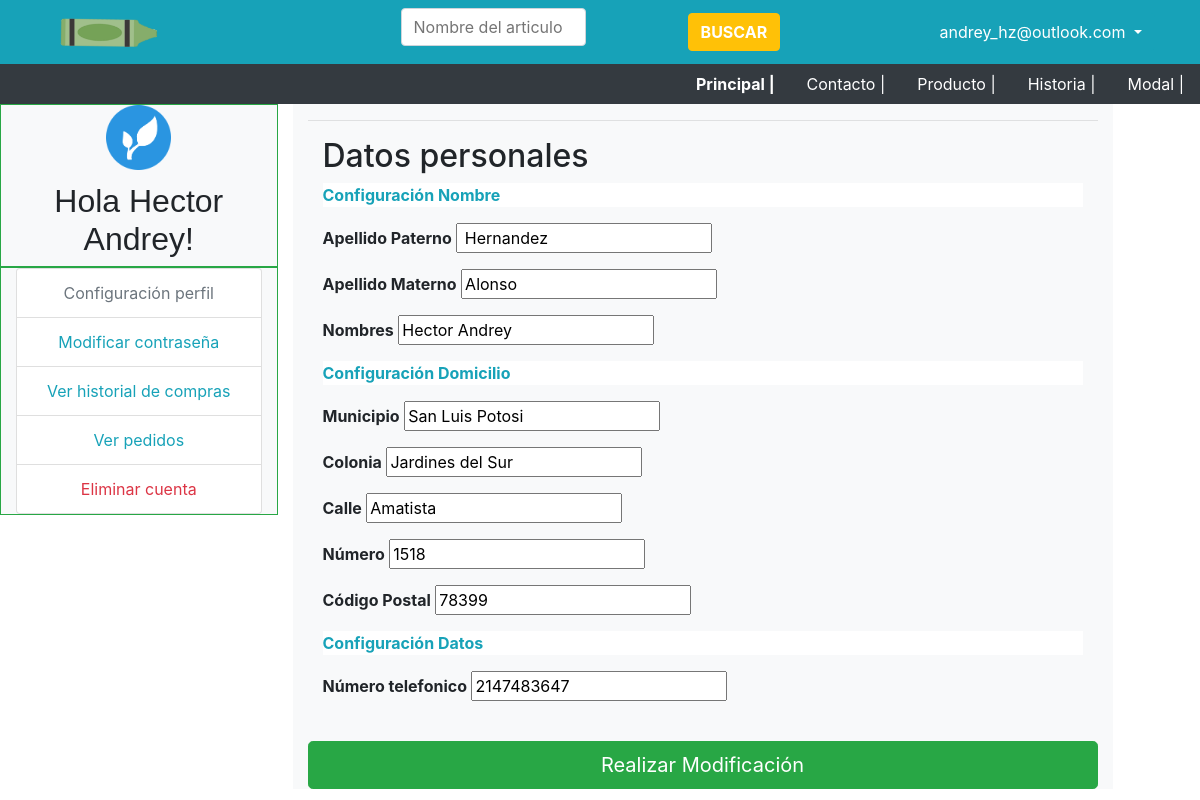
Page /modificaCliente.php (signed in) on the committed database.
### tables this page shows
CREATE TABLE `cliente` (
  `idCliente` int(4) NOT NULL,
  `apellidoPaterno` varchar(20) NOT NULL,
  `apellidoMaterno` varchar(20) NOT NULL,
  `nombres` varchar(30) NOT NULL,
  `municipio` varchar(30) NOT NULL,
  `colonia` varchar(30) NOT NULL,
  `calle` varchar(20) NOT NULL,
  `numero` int(4) NOT NULL,
  `cp` int(4) NOT NULL,
  `telefono` int(4) NOT NULL,
  `email` varchar(30) NOT NULL,
  `password` varchar(30) NOT NULL,
  `tipo` int(4) NOT NULL
);

### modificaCliente.php (the view, shortened to what this page needs)
<?php
include 'conexion.php';
include 'encabezado.php';
$email = $_SESSION['email'];
$atributo = "";
$nombre = "";
$sql = "SELECT * FROM cliente WHERE email='$email' ";
$respuesta = $conexion->query($sql);
if($respuesta != false)
{
	$atributo = $respuesta->fetchAll(PDO::FETCH_NAMED);
	$nombre = $atributo[0]['nombres'];
}
else{
	echo 'Hubo un problema';
}
?>
<!doctype html>
<html lang="en">
<head>
	<link rel="stylesheet" href="https://stackpath.bootstrapcdn.com/bootstrap/4.3.1/css/bootstrap.min.css">
	<link rel="stylesheet" type="text/css" href="css/estilos.css">
</head>
<body>
	<div class="row">
		<div class="col-md-3  col-sm-12">
			<div class="col-12 bg-light border border-success text-center">
				<div class="container align-items-start"> <img class="card-title " src="imagenes/user.png" width="30%"></div>
				<h2 style="font-family:arial; size: 12px;">Hola <?php echo $nombre; ?>!</h2>
			</div>
			<div class="col-12 bg-light border border-success text-center">
				<ul class="list-group">
					<li class="list-group-item disabled"><a href="#" class="text-secondary disabled">Configuración perfil</a></li>
					<li class="list-group-item"><a href="modificaPassword.php" class="text-info">Modificar contraseña</a></li>
					<li class="list-group-item"><a href="#" class="text-info">Ver historial de compras</a></li>
					<li class="list-group-item"><a href="#" class="text-info">Ver pedidos</a></li>
					<li class="list-group-item"><a href="#" onclick="eliminaPerfil()" class="text-danger">Eliminar cuenta</a></li>
				</ul>
			</div>
		</div>
		<div class="col-md-8 col-sm-12 bg-light">
			<hr>
			<div class="container">
				<form method="POST" action="bd/modificaSesion.php">
					<h2>Datos personales</h2>
					<p class="bg-white text-info"><b>Configuración Nombre</b></p>
					<p>
					<b>Apellido Paterno</b>
					<input type="text" class="form" name="apellidoPaterno" value=" <?php echo $atributo[0]['apellidoPaterno']?>"></p>
					<p><b>Apellido Materno</b> <input type="text" class="form" name="apellidoMaterno" value="<?php echo $atributo[0]['apellidoMaterno']?>"></p>
					<p><b>Nombres</b> <input type="text" class="form" name="nombres" value="<?php echo $atributo[0]['nombres']?>"><p>
					<p class="bg-white text-info"><b>Configuración Domicilio</b></p>
					<p><b>Municipio</b> <input type="text" class="form" name="municipio"  value="<?php echo $atributo[0]['municipio']?>"></p>
					<p><b>Colonia</b> <input type="text" class="form" name="colonia"  value="<?php echo $atributo[0]['colonia']?>"></p>
					<p><b>Calle</b> <input type="text" class="form" name="calle" value="<?php echo $atributo[0]['calle']?>"></p>
					<p><b>Número</b> <input type="text" class="form" name="numero" value="<?php echo $atributo[0]['numero']?>"></p>
					<p><b>Código Postal</b> <input type="text" class="form" name="cp"  value="<?php echo $atributo[0]['cp']?>"></p>
					<p class="bg-white text-info"><b>Configuración Datos</b></p>
					<p><b>Número telefonico</b> <input type="text" class="form" name="telefono"  value="<?php echo $atributo[0]['telefono']?>"></p>
				</div>
				<br>
				<button class="btn btn-success btn-lg btn-block" type="submit">Realizar Modificación</button>
		</div>
	</div>
</body>
</html>

### rows in the picture
cliente: nombres "Hector Andrey", apellidoPaterno "Hernandez", apellidoMaterno "Alonso", municipio "San Luis Potosi", colonia "Jardines del Sur", calle "Amatista", numero "1518", cp "78399", telefono "2147483647"

### other values in the picture
$_SESSION['email'] "andrey_hz@outlook.com"
